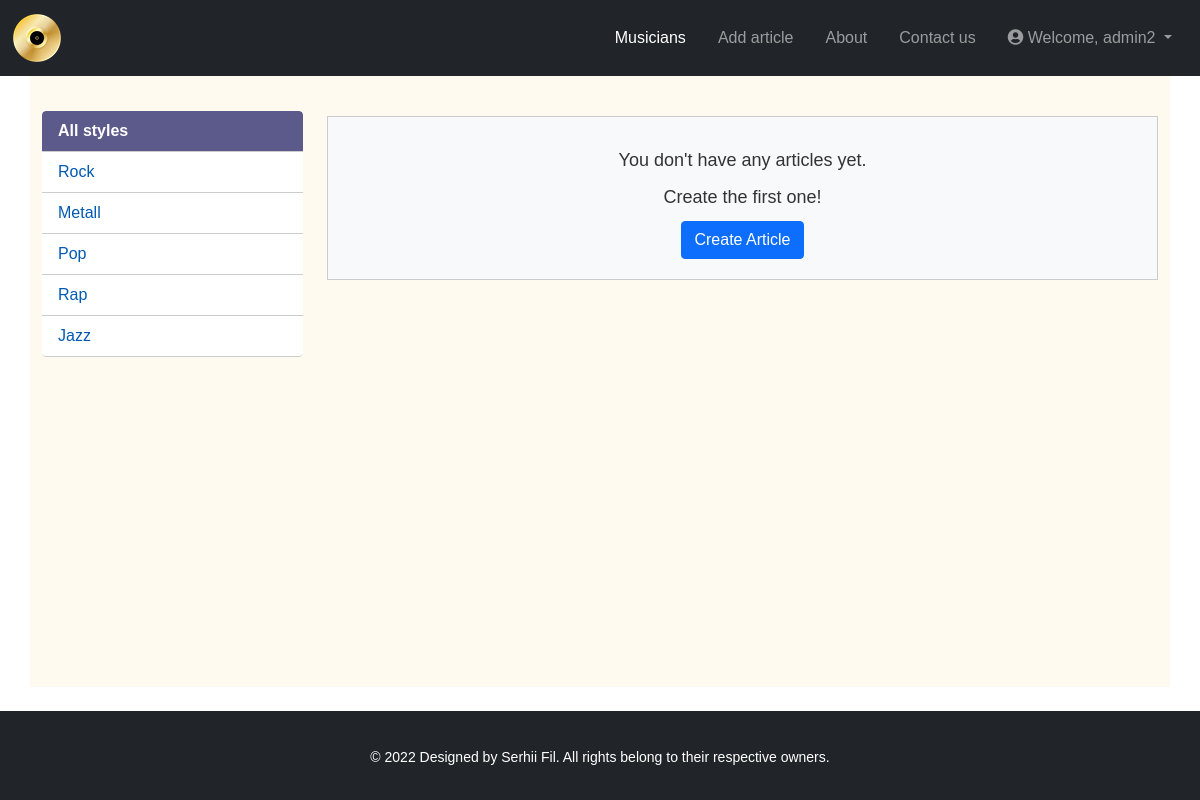
/articles/user/ (signed in), run on the app's committed database.
### musicians/models.py (models this page shows, shortened)
class Styles(models.Model):
    name = models.CharField(max_length=100, validators=[TitleValidator], verbose_name='Style')
    slug = models.SlugField(max_length=100, unique=True, db_index=True)
    def get_absolute_url(self):
        return reverse('musicians:articles_list', args=[self.slug])
    class Meta:
        verbose_name = 'Music style'
        verbose_name_plural = 'Music styles'

### musicians/views.py (the view, shortened to what this page needs)
# urls.py: path('articles/user/', UserArticlesFormsetView.as_view(), name='articles_user'),
class UserArticlesFormsetView(LoginRequiredMixin, MenuMixin, TemplateView):
    template_name = 'musicians/articles_user.html'
    extra_context = {'title': 'User articles'}
    formset_class = modelformset_factory(Musicians, fields=('is_published',), extra=0)
    def get_queryset(self):
        return Musicians.objects.filter(author=self.request.user)
    def get(self, request, *args, **kwargs):
        formset = self.formset_class(queryset=self.get_queryset())
        context = self.get_context_data(**kwargs, formset=formset)
        return self.render_to_response(context)

### musicians/views.py (called while the page is built)
    def get_context_data(self, **kwargs):
        context = super().get_context_data(**kwargs)
        context['styles'] = Styles.objects.all()
        context['style_selected'] = self.kwargs.get('style_slug') or self.kwargs.get('slug', 'all')
        context['menu'] = menu
        return context

### musicians/templates/musicians/articles_user.html (shortened to what this page needs)
{% extends 'musicians/base.html' %}
{% load static %}
{% block extra_css %}
    <link rel="stylesheet" type="text/css" href="{% static 'musicians/css/articles_list.css' %}">
{% endblock %}
{% block content %}
    <form method="POST" action="{% url 'musicians:articles_user' %}">
        {% if formset.forms %}
            <div class="button-toolbar" id="action-buttons">
                <button type="button" class="btn btn-secondary" id="check-all">Check All</button>
                <button type="button" class="btn btn-secondary" id="uncheck-all">Uncheck All</button>
                <button type="submit" class="btn btn-success">Submit</button>
            </div>
            <div class="row">
                {% for form in formset %}
                    <div class="col-12 mb-4">
                        {{ form.id }}
                        <div class="article-panel">
                            {% if form.instance.photo %}
                                <img src="{{ form.instance.photo.url }}" class="img-article-left me-3">
                            {% endif %}
                            <div class="article-text">
                                <p class="property">Style: {{ form.instance.style }}</p>
                                <p class="property">Updated: {{ form.instance.time_update|date:"d-m-Y H:i:s" }}</p>
                                <p class="property">Created: {{ form.instance.time_create|date:"d-m-Y H:i:s" }}</p>
                                <h5>{{ form.instance.title }}</h5>
                                <p>{{ form.instance.content|truncatewords:50 }}</p>
                                <div class="d-flex flex-wrap align-items-center justify-content-between">
                                    <div>
                                        <a href="{{ form.instance.get_absolute_url }}" class="btn btn-primary me-2">
                                            Read article</a>
                                        <a href="{% url 'musicians:article_edit' form.instance.style.slug form.instance.slug %}"
                                           class="btn btn-secondary me-2">Edit</a>
                                        <a href="{% url 'musicians:article_delete' form.instance.style.slug form.instance.slug %}"
                                           class="btn btn-danger me-2">Delete</a>
                                    </div>
                                    <div class="form-check form-switch">
                                        {{ form.is_published }}
                                        <label class="form-check-label"
                                               for="{{ form.is_published.id_for_label }}">Published</label>
                                    </div>
                                </div>
                            </div>
                        </div>
                    </div>
                {% endfor %}
            </div>
        {% else %}
            <div class="no-articles-message">
                <p>You don't have any articles yet.</p>
                <p>Create the first one!</p>
                <a href="{% url 'musicians:article_add' %}" class="btn btn-primary">Create Article</a>
            </div>
        {% endif %}
    </form>
{% endblock %}

### musicians/templates/musicians/base.html (shortened to what this page needs)
<!DOCTYPE html>
{% load static %}
<html>
<head>
    <link rel="stylesheet" type="text/css"
          href="https://stackpath.bootstrapcdn.com/bootstrap/5.0.0-alpha1/css/bootstrap.min.css">
    <link rel="stylesheet" type="text/css" href="{% static 'musicians/css/base.css' %}"/>
    <link rel="stylesheet" href="https://cdnjs.cloudflare.com/ajax/libs/font-awesome/5.15.4/css/all.min.css">
    {% block extra_css %}
    {% endblock %}
</head>
<body>
<nav class="navbar navbar-expand-lg navbar-dark bg-dark">
    <div class="container-fluid">
        <a class="navbar-brand" href="{% url 'musicians:home' %}">
            <div class="logo"></div>
        </a>
        <div class="collapse navbar-collapse" id="navbarNav">
            <ul class="navbar-nav ms-auto">
                {% for item in menu %}
                    <li class="nav-item">
                        <a class="nav-link mx-2 {% if not menu_item_selected and forloop.counter == 1 or forloop.counter == menu_item_selected %}active{% endif %}"
                           href="{% url item.url_name %}">{{ item.title }}</a>
                    </li>
                {% endfor %}
            </ul>
            <ul class="navbar-nav ml-auto">
                <li class="nav-item dropdown">
                    <a class="nav-link mx-2 dropdown-toggle" href="#" id="navbarDropdownMenuLink" role="button"
                       data-bs-toggle="dropdown" aria-expanded="false">
                        <i class="fas fa-user-circle"></i> Welcome, {{ user.username }}
                    </a>
                </li>
            </ul>
        </div>
    </div>
</nav>
<div class="container">
    <div class="row">
        <div class="col-lg-3">
            <ul class="list-group sticky-menu">
                {% if style_selected == 'all' %}
                    <li class="list-group-item selected">All styles</li>
                {% else %}
                    <li class="list-group-item"><a class="stretched-link"
                                                   href='{% url "musicians:articles_list" "all" %}'>All styles</a></li>
                {% endif %}
                {% for style in styles %}
                    {% if style_selected == style.slug %}
                        <li class="list-group-item selected">
                            {{ style.name }}
                        </li>
                    {% else %}
                        <li class="list-group-item">
                            <a class="stretched-link" href="{{ style.get_absolute_url }}">{{ style.name }}</a>
                        </li>
                    {% endif %}
                {% endfor %}
            </ul>
        </div>
        <div class="col-lg-9 mobile-content">
            {% block content %}{% endblock %}
        </div>
    </div>
</div>
<footer class="footer bg-dark text-white text-center py-3 mt-4">
    <div class="container">
        <p>&copy; 2022 Designed by Serhii Fil. All rights belong to their respective owners.</p>
    </div>
</footer>
</body>
</html>

### musicians/static/musicians/css/base.css (style rules this page uses)
html { height: 100%; }
body { font-family: Arial, sans-serif; margin: 0; padding: 0; color: #444; display: flex; flex-direction: column; min-height: 100%; }
.container { background: floralwhite; padding-top: 20px; flex: 1; }
.list-group-item { border: none; border-bottom: 1px solid #ccc; color: #444; }
.list-group-item a { color: #0059b2; text-decoration: none; }
.navbar { transition: top 0.3s; background: #3F4137; position: sticky; top: 0; z-index: 1000; }
.navbar-brand .logo { background: url('../images/logo.png') no-repeat; width: 50px; height: 50px; display: block; }
@media (min-width: 992px) { .col-lg-3 { position: static; transform: translateX(0); } }
.footer { background: #3F4137; color: #aaa; font-size: 14px; text-align: center; padding: 5px; }
.footer .container { background: inherit; }
.list-group-item.selected { background-color: #5c598b; color: white; font-weight: bold; }
.sticky-menu { position: sticky; top: 94px; overflow-y: auto; margin-top: 15px; }

### musicians/static/musicians/css/articles_list.css (style rules this page uses)
.no-articles-message { text-align: center; padding: 20px; background-color: #f8f9fa; border: 1px solid #ccc; margin-top: 20px; }
.no-articles-message p { font-size: 18px; color: #333; margin: 10px 0; }

### data on the page
Styles: name "Rock"
Styles: name "Metall"
Styles: name "Pop"
Styles: name "Rap"
Styles: name "Jazz"

### other printed values
{{ item.title }} "Musicians" "Add article" "About" "Contact us"
{{ user.username }} "admin2"
